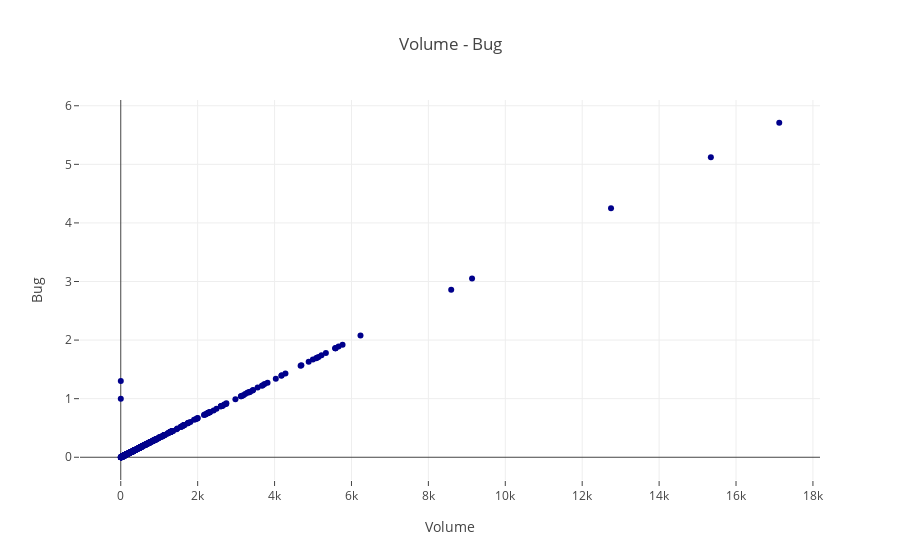

Here is the notebook cell this chart was saved with:
### Code cell
trace = go.Scatter(
    x = data.v,
    y = data.b,
    mode = "markers",
    name = "Volume - Bug",
    marker = dict(color = 'darkblue'),
    text = "Bug (b)")

scatter_data = [trace]
scatter_layout = dict(title = 'Volume - Bug',
              xaxis = dict(title = 'Volume', ticklen = 5),
              yaxis = dict(title = 'Bug' , ticklen = 5),
             )
fig = dict(data = scatter_data, layout = scatter_layout)
iplot(fig)

### Figure 1 — Plotly figure (JSON) as saved in the notebook; plotly's stock layout.template omitted (floating-point values rounded to 4 significant figures; data arrays with more than 128 entries replaced by an {"elided": "..."} marker saying what was removed)
{"data": [{"marker": {"color": "darkblue"}, "mode": "markers", "name": "Volume - Bug", "text": "Bug (b)", "type": "scatter", "uid": "83863c30-cfc0-49b1-8b15-f1242eac6854", "x": {"elided": "498 float values"}, "y": {"elided": "498 float values"}}], "layout": {"title": {"text": "Volume - Bug"}, "xaxis": {"ticklen": 5, "title": {"text": "Volume"}}, "yaxis": {"ticklen": 5, "title": {"text": "Bug"}}}}
